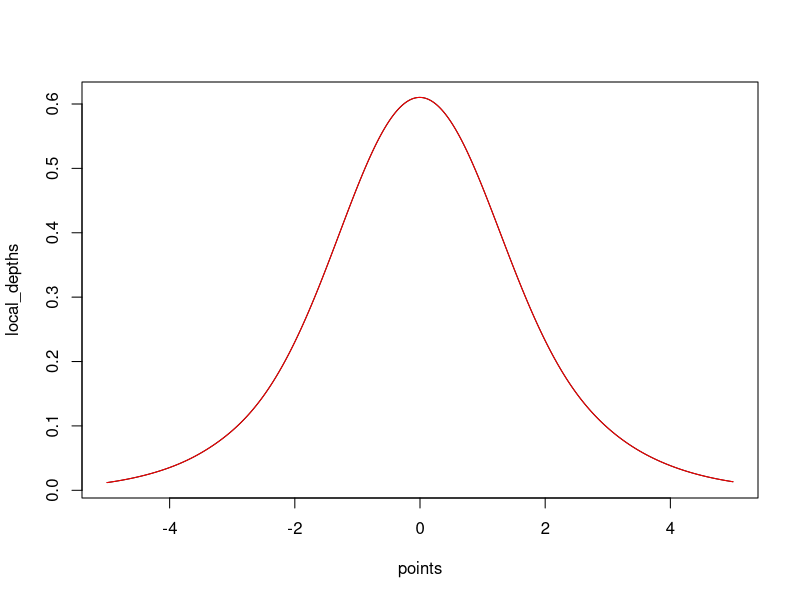

Reproduce this figure in R. (Note: this script raises an error after producing the figure.)

cdf_fun <- function(x){
  if(length(x) > 1){
    rowSums(sapply(1:length(alpha), function(i) alpha[i]*pnorm(x, mu[i], sd[i])))
  } else {
    sum(sapply(1:length(alpha), function(i) alpha[i]*pnorm(x, mu[i], sd[i])))
  }
}

density_fun <- function(x){
  rowSums(sapply(1:length(alpha), function(i) alpha[i]*dnorm(x, mu[i], sd[i])))
}

deriv_fun <- function(x){
  -1*(rowSums(sapply(1:length(alpha), function(i) alpha[i]*dnorm(x, mu[i], sd[i]))) -
    rowSums(sapply(1:length(alpha), 
                   function(i) alpha[i]*(x - mu[i])^2/(sd[i]^2)*dnorm(x, mu[i], sd[i]))))
}

deriv_fun_2 <- function(x){
  dnorm(x, mu[1], sd[1]) - dnorm(x, mu[2], sd[2])
}

deriv_fun_3 <- function(x){
  rowSums(sapply(1:length(alpha), 
                 function(i) alpha[i] * dnorm(x, mu[i], sd[i]) * (x - mu[i])/(sd[i]^2)))
}

data_fun <- function(nsamp){
  labels <- sample(1:length(alpha), nsamp, replace=T, prob = alpha)
  rnorm(nsamp, mu[labels], sd[labels])
}

weight_fun <- function(y, x, cdf){
  if(y > x){
    (cdf(2*y - x) - cdf((x+y)/2))/(cdf(2*y - x) - cdf(2*x - y))
  } else {
    (cdf((x+y)/2) - cdf(2*y - x))/(cdf(2*x - y) - cdf(2*y - x))
  }
}

local_depth_fun <- function(y){
  weights <- sapply(1:length(samp1[1:1000]), 
                    function(i) weight_fun(y, samp1[1:1000][i], cdf_fun))
  mean(weights)
}



set.seed(3)

mu <- c(0, 0)
alpha <- c(0.5, 0.5)
sd <- c(1, 1)


points <- seq(-5, 5, 0.02)
derivs <- deriv_fun(points)
derivs_3 <- deriv_fun_3(points)


nsamp = 20000
samp1 <- data_fun(nsamp)
samp2 <- data_fun(nsamp)
samp_points <- data_fun(nsamp)

depths_dens <- density_fun(points)
depths_samp_dens <- density_fun(samp_points)
r_y_dens <- sapply(depths_dens, function(y){mean(depths_samp_dens <= y)})


local_depths <- rep(NA, length(points))
for(i in 1:length(points)){
  local_depths[i] <- local_depth_fun(points[i])
  print(i)
}
lcd_smooth <- loess(local_depths ~ points, span = 0.05)
local_depths_samp <- predict(lcd_smooth, samp_points)
r_y_local <- sapply(local_depths, function(y){mean(local_depths_samp <= y)})



plot(points, local_depths, type="l")
points(points, predict(lcd_smooth), type="l", col="red")


depths_pvb <- rep(NA, length(points))
for(i in 1:length(points)){
  depths_pvb[i] <- depthLocal(as.matrix(points[i]), as.matrix(samp1[1:5000]),
                              beta = 0.5)
  print(i)
}
pvb_smooth <- loess(depths_pvb ~ points, span = 0.05)
depths_pvb_samp <- predict(pvb_smooth, samp_points)
r_y_pvb <- sapply(depths_pvb, function(y){mean(depths_pvb_samp <= y)})

plot(points, depths_pvb, type="l")
points(points, predict(pvb_smooth), type="l", col="red")

md <- mdepth.MhD(points, samp1)$dep
md_samp <- mdepth.MhD(samp_points, samp1)$dep
r_y_md <- sapply(md, function(y){mean(md_samp <= y)})


sum(depths_dens * r_y_dens)*0.02
sum(depths_dens * r_y_local)*0.02
sum(depths_dens * r_y_pvb)*0.02
sum(depths_dens * r_y_md)*0.02

sum(-1*derivs * r_y_local)*0.02 # 0.318
sum(-1*derivs * r_y_dens)*0.02 # 0.318
sum(-1*derivs * r_y_pvb)*0.02 # 0.318
sum(-1*derivs * r_y_md)*0.02 # 0.318

sum(-1*derivs_3 * r_y_local)*0.02 # 0
sum(-1*derivs_3 * r_y_dens)*0.02 # 0
sum(-1*derivs_3 * r_y_pvb)*0.02 # 0
sum(-1*derivs_3 * r_y_md)*0.02 # 0



p1_1 <- data.frame(x = points, y = depths_dens) %>%
  ggplot(aes(x = x, y = y)) +
  geom_line(lwd=1) +
  theme_classic() +
  labs(x = "y", y = "Density", title = "Univariate Gaussian") +
  theme(text = element_text(size = 15))

p1_2 <- data.frame(x = points, y = local_depths) %>%
  ggplot(aes(x = x, y = y)) +
  #geom_line(lwd=1) +
  geom_smooth(se=F, span = 0.1, color="black", lwd=1) +
  theme_classic() +
  labs(x = "y", y = "D(y,F)", title = "Local community depth") +
  theme(text = element_text(size = 15))

p1_3 <- data.frame(x = points, y = md) %>%
  ggplot(aes(x = x, y = y)) +
  geom_line(lwd=1) +
  theme_classic() +
  labs(x = "y", y = "D(y,F)", title = "Mahalanobis depth") +
  theme(text = element_text(size = 15))

p1_4 <- data.frame(x = points, y = depths_pvb) %>%
  ggplot(aes(x = x, y = y)) +
  #geom_line(lwd=1) +
  geom_smooth(se=F, span = 0.12, color="black", lwd=1) +
  theme_classic() +
  labs(x = "y", y = "D(y,F)", title = "PVB local depth") +
  theme(text = element_text(size = 15))

p1_5 <- data.frame(x = points, y = r_y_dens) %>%
  ggplot(aes(x = x, y = y)) +
  geom_line(lwd=1) +
  theme_classic() +
  labs(x = "y", y = "R(y,F)", title = "Density as depth") +
  theme(text = element_text(size = 15))

p1_6 <- data.frame(x = points, y = r_y_local) %>%
  ggplot(aes(x = x, y = y)) +
  #geom_line(lwd=1) +
  geom_smooth(se=F, span = 0.05, color="black", lwd=1) +
  theme_classic() +
  labs(x = "y", y = "R(y,F)", title = "Local community depth") +
  theme(text = element_text(size = 15))

p1_7 <- data.frame(x = points, y = r_y_md) %>%
  ggplot(aes(x = x, y = y)) +
  geom_line(lwd=1) +
  theme_classic() +
  labs(x = "y", y = "R(y,F)", title = "Mahalanobis depth") +
  theme(text = element_text(size = 15))

p1_8 <- data.frame(x = points, y = r_y_pvb) %>%
  ggplot(aes(x = x, y = y)) +
  #geom_line(lwd=1) +
  geom_smooth(se=F, span = 0.07, color="black", lwd=1) +
  theme_classic() +
  labs(x = "y", y = "R(y,F)", title = "PVB local depth") +
  theme(text = element_text(size = 15))

p1_deriv <- data.frame(x = points, y = derivs) %>%
  ggplot(aes(x = x, y = y)) +
  geom_line(lwd=1) +
  theme_classic() +
  labs(x = "y", y = "Derivative", title = "Derivative wrt scale parameter, Scenario 1") +
  theme(text = element_text(size = 15))

#pdf("example_1_1.pdf", width=18, height=6)
#grid.arrange(p1, p2, p3, p4, p5, p6, p7, p8, ncol=4)
#dev.off()







### Scenario 2



mu <- c(0, 5)
alpha <- c(0.5, 0.5)
sd <- c(1, 1)


points <- seq(-5, 10, 0.02)
derivs <- deriv_fun(points)
derivs_2 <- deriv_fun_2(points)
derivs_3 <- deriv_fun_3(points)


nsamp = 20000
samp1 <- data_fun(nsamp)
samp2 <- data_fun(nsamp)
samp_points <- data_fun(nsamp)

depths_dens <- density_fun(points)
depths_samp_dens <- density_fun(samp_points)
r_y_dens <- sapply(depths_dens, function(y){mean(depths_samp_dens <= y)})


local_depths <- rep(NA, length(points))
for(i in 1:length(points)){
  local_depths[i] <- local_depth_fun(points[i])
  print(i)
}
lcd_smooth <- loess(local_depths ~ points, span = 0.05)
local_depths_samp <- predict(lcd_smooth, samp_points)
r_y_local <- sapply(local_depths, function(y){mean(local_depths_samp <= y)})



plot(points, local_depths, type="l")
points(points, predict(lcd_smooth), type="l", col="red")


depths_pvb <- rep(NA, length(points))
for(i in 1:length(points)){
  depths_pvb[i] <- depthLocal(as.matrix(points[i]), as.matrix(samp1[1:5000]),
                              beta = 0.5)
  print(i)
}
pvb_smooth <- loess(depths_pvb ~ points, span = 0.01)
depths_pvb_samp <- predict(pvb_smooth, samp_points)
r_y_pvb <- sapply(depths_pvb, function(y){mean(depths_pvb_samp <= y)})

plot(points, depths_pvb, type="l")
points(points, predict(pvb_smooth), type="l", col="red")

md <- mdepth.MhD(points, samp1)$dep
md_samp <- mdepth.MhD(samp_points, samp1)$dep
r_y_md <- sapply(md, function(y){mean(md_samp <= y)})


sum(depths_dens * r_y_dens)*0.02
sum(depths_dens * r_y_local)*0.02
sum(depths_dens * r_y_pvb)*0.02
sum(depths_dens * r_y_md)*0.02

sum(-1*derivs * r_y_local)*0.02 # 0.304
sum(-1*derivs * r_y_dens)*0.02 # 0.316
sum(-1*derivs * r_y_pvb)*0.02 # 0.248
sum(-1*derivs * r_y_md)*0.02 # 0

sum(-1*derivs_2 * r_y_local)*0.02 # 0
sum(-1*derivs_2 * r_y_dens)*0.02 # 0
sum(-1*derivs_2 * r_y_pvb)*0.02 # 0
sum(-1*derivs_2 * r_y_md)*0.02 # 0

sum(-1*derivs_3 * r_y_local)*0.02 # 0
sum(-1*derivs_3 * r_y_dens)*0.02 # 0
sum(-1*derivs_3 * r_y_pvb)*0.02 # 0
sum(-1*derivs_3 * r_y_md)*0.02 # 0



p2_1 <- data.frame(x = points, y = depths_dens) %>%
  ggplot(aes(x = x, y = y)) +
  geom_line(lwd=1) +
  theme_classic() +
  labs(x = "y", y = "Density", title = "Gaussian mixture") +
  theme(text = element_text(size = 15))

p2_2 <- data.frame(x = points, y = local_depths) %>%
  ggplot(aes(x = x, y = y)) +
  #geom_line(lwd=1) +
  geom_smooth(se=F, span = 0.1, color="black", lwd=1) +
  theme_classic() +
  labs(x = "y", y = "D(y,F)", title = "Local community depth") +
  theme(text = element_text(size = 15))

p2_3 <- data.frame(x = points, y = md) %>%
  ggplot(aes(x = x, y = y)) +
  geom_line(lwd=1) +
  theme_classic() +
  labs(x = "y", y = "D(y,F)", title = "Mahalanobis depth") +
  theme(text = element_text(size = 15))

p2_4 <- data.frame(x = points, y = predict(pvb_smooth)) %>%
  ggplot(aes(x = x, y = y)) +
  geom_line(lwd=1) +
  #geom_smooth(se=F, span = 0.01, color="black", lwd=1) +
  theme_classic() +
  labs(x = "y", y = "D(y,F)", title = "PVB local depth") +
  theme(text = element_text(size = 15))

p2_5 <- data.frame(x = points, y = r_y_dens) %>%
  ggplot(aes(x = x, y = y)) +
  geom_line(lwd=1) +
  theme_classic() +
  labs(x = "y", y = "R(y,F)", title = "Density as depth") +
  theme(text = element_text(size = 15))

p2_6 <- data.frame(x = points, y = r_y_local) %>%
  ggplot(aes(x = x, y = y)) +
  #geom_line(lwd=1) +
  geom_smooth(se=F, span = 0.05, color="black", lwd=1) +
  theme_classic() +
  labs(x = "y", y = "R(y,F)", title = "Local community depth") +
  theme(text = element_text(size = 15))

p2_7 <- data.frame(x = points, y = r_y_md) %>%
  ggplot(aes(x = x, y = y)) +
  geom_line(lwd=1) +
  theme_classic() +
  labs(x = "y", y = "R(y,F)", title = "Mahalanobis depth") +
  theme(text = element_text(size = 15))

p2_8 <- data.frame(x = points, y = r_y_pvb) %>%
  ggplot(aes(x = x, y = y)) +
  #geom_line(lwd=1) +
  geom_smooth(se=F, span = 0.05, color="black", lwd=1) +
  theme_classic() +
  labs(x = "y", y = "R(y,F)", title = "PVB local depth") +
  theme(text = element_text(size = 15))

p2_deriv <- data.frame(x = points, y = derivs) %>%
  ggplot(aes(x = x, y = y)) +
  geom_line(lwd=1) +
  theme_classic() +
  labs(x = "y", y = "Derivative", title = "Derivative wrt scale parameter, Scenario 2") +
  theme(text = element_text(size = 15))



depths_pvb <- rep(NA, length(points))
for(i in 1:length(points)){
  depths_pvb[i] <- depthLocal(as.matrix(points[i]), as.matrix(samp1[1:10000]),
                              beta = 0.1)
  print(i)
}
pvb_smooth <- loess(depths_pvb ~ points, span = 0.05)
depths_pvb_samp <- predict(pvb_smooth, samp_points)
r_y_pvb <- sapply(depths_pvb, function(y){mean(depths_pvb_samp <= y)})
plot(points, depths_pvb, type="l")
points(points, predict(pvb_smooth), type="l", col="red")

sum(-1*derivs * r_y_pvb)*0.02 # 0.296








# Scenario 3


mu <- c(0, 5)
alpha <- c(0.5, 0.5)
sd <- c(1, 0.25)


points <- seq(-5, 10, 0.02)
derivs <- deriv_fun(points)
derivs_2 <- deriv_fun_2(points)
derivs_3 <- deriv_fun_3(points)


nsamp = 20000
samp1 <- data_fun(nsamp)
samp2 <- data_fun(nsamp)
samp_points <- data_fun(nsamp)

depths_dens <- density_fun(points)
depths_samp_dens <- density_fun(samp_points)
r_y_dens <- sapply(depths_dens, function(y){mean(depths_samp_dens <= y)})


local_depths <- rep(NA, length(points))
for(i in 1:length(points)){
  local_depths[i] <- local_depth_fun(points[i])
  print(i)
}
lcd_smooth <- loess(local_depths ~ points, span = 0.05)
local_depths_samp <- predict(lcd_smooth, samp_points)
r_y_local <- sapply(local_depths, function(y){mean(local_depths_samp <= y)})



plot(points, local_depths, type="l")
points(points, predict(lcd_smooth), type="l", col="red")


depths_pvb <- rep(NA, length(points))
for(i in 1:length(points)){
  depths_pvb[i] <- depthLocal(as.matrix(points[i]), as.matrix(samp1[1:5000]),
                              beta = 0.5)
  print(i)
}
pvb_smooth <- loess(depths_pvb ~ points, span = 0.01)
depths_pvb_samp <- predict(pvb_smooth, samp_points)
r_y_pvb <- sapply(depths_pvb, function(y){mean(depths_pvb_samp <= y)})

plot(points, depths_pvb, type="l")
points(points, predict(pvb_smooth), type="l", col="red")

md <- mdepth.MhD(points, samp1)$dep
md_samp <- mdepth.MhD(samp_points, samp1)$dep
r_y_md <- sapply(md, function(y){mean(md_samp <= y)})


sum(depths_dens * r_y_dens)*0.02
sum(depths_dens * r_y_local)*0.02
sum(depths_dens * r_y_pvb)*0.02
sum(depths_dens * r_y_md)*0.02

sum(-1*derivs * r_y_local)*0.02 # 0.323
sum(-1*derivs * r_y_dens)*0.02 # 0.232
sum(-1*derivs * r_y_pvb)*0.02 # 0.309
sum(-1*derivs * r_y_md)*0.02 # 0


sum(-1*derivs_2 * r_y_local)*0.02 # 0.06
sum(-1*derivs_2 * r_y_dens)*0.02 # 0.436
sum(-1*derivs_2 * r_y_pvb)*0.02 # 0
sum(-1*derivs_2 * r_y_md)*0.02 # 0

sum(-1*derivs_3 * r_y_local)*0.02 # 0
sum(-1*derivs_3 * r_y_dens)*0.02 # 0
sum(-1*derivs_3 * r_y_pvb)*0.02 # 0
sum(-1*derivs_3 * r_y_md)*0.02 # 0.21



p3_1 <- data.frame(x = points, y = depths_dens) %>%
  ggplot(aes(x = x, y = y)) +
  geom_line(lwd=1) +
  theme_classic() +
  labs(x = "y", y = "Density", title = "Gaussian mixture") +
  theme(text = element_text(size = 15))

p3_2 <- data.frame(x = points, y = local_depths) %>%
  ggplot(aes(x = x, y = y)) +
  geom_line(lwd=1) +
  #geom_smooth(se=F, span = 0.1, color="black", lwd=1) +
  theme_classic() +
  labs(x = "y", y = "D(y,F)", title = "Local community depth") +
  theme(text = element_text(size = 15))

p3_3 <- data.frame(x = points, y = md) %>%
  ggplot(aes(x = x, y = y)) +
  geom_line(lwd=1) +
  theme_classic() +
  labs(x = "y", y = "D(y,F)", title = "Mahalanobis depth") +
  theme(text = element_text(size = 15))

p3_4 <- data.frame(x = points, y = depths_pvb) %>%
  ggplot(aes(x = x, y = y)) +
  geom_line(lwd=1) +
  #geom_smooth(se=F, span = 0.12, color="black", lwd=1) +
  theme_classic() +
  labs(x = "y", y = "D(y,F)", title = "PVB local depth") +
  theme(text = element_text(size = 15))

p3_5 <- data.frame(x = points, y = r_y_dens) %>%
  ggplot(aes(x = x, y = y)) +
  geom_line(lwd=1) +
  theme_classic() +
  labs(x = "y", y = "R(y,F)", title = "Density as depth") +
  theme(text = element_text(size = 15))

p3_6 <- data.frame(x = points, y = r_y_local) %>%
  ggplot(aes(x = x, y = y)) +
  geom_line(lwd=1) +
  #geom_smooth(se=F, span = 0.05, color="black", lwd=1) +
  theme_classic() +
  labs(x = "y", y = "R(y,F)", title = "Local community depth") +
  theme(text = element_text(size = 15))

p3_7 <- data.frame(x = points, y = r_y_md) %>%
  ggplot(aes(x = x, y = y)) +
  geom_line(lwd=1) +
  theme_classic() +
  labs(x = "y", y = "R(y,F)", title = "Mahalanobis depth") +
  theme(text = element_text(size = 15))

p3_8 <- data.frame(x = points, y = r_y_pvb) %>%
  ggplot(aes(x = x, y = y)) +
  geom_line(lwd=1) +
  #geom_smooth(se=F, span = 0.07, color="black", lwd=1) +
  theme_classic() +
  labs(x = "y", y = "R(y,F)", title = "PVB local depth") +
  theme(text = element_text(size = 15))

p3_deriv <- data.frame(x = points, y = derivs) %>%
  ggplot(aes(x = x, y = y)) +
  geom_line(lwd=1) +
  theme_classic() +
  labs(x = "y", y = "Derivative", title = "Derivative wrt scale parameter") +
  theme(text = element_text(size = 15))


grid.arrange(p3_1, p3_2, p3_3, p3_4, p3_5, p3_6, p3_7, p3_8, ncol=4)

library(patchwork)
pdf(file = "example_1_expanded.pdf", width=22, height = 28)
((p1_1 + labs(tag = "(a)")) | p1_2 | p1_3 | p1_4)/
  (p1_5 | p1_6 | p1_7 | p1_8)/
  ((p2_1 + labs(tag = "(b)")) | p2_2 | p2_3 | p2_4)/
  (p2_5 | p2_6 | p2_7 | p2_8)/
  ((p3_1 + labs(tag = "(c)")) | p3_2 | p3_3 | p3_4)/
  (p3_5 | p3_6 | p3_7 | p3_8) /
  ((p1_deriv + labs(tag = "(d)")) | p2_deriv | (p3_deriv + 
                                                  labs(title = "Derivative wrt scale parameter, Scenario 3")))
dev.off()





# Scenario 4


mu <- c(0, 5)
alpha <- c(0.25, 0.75)
sd <- c(1, 1)


points <- seq(-5, 10, 0.02)
derivs <- deriv_fun(points)
derivs_2 <- deriv_fun_2(points)
derivs_3 <- deriv_fun_3(points)


nsamp = 20000
samp1 <- data_fun(nsamp)
samp2 <- data_fun(nsamp)
samp_points <- data_fun(nsamp)

depths_dens <- density_fun(points)
depths_samp_dens <- density_fun(samp_points)
r_y_dens <- sapply(depths_dens, function(y){mean(depths_samp_dens <= y)})


local_depths <- rep(NA, length(points))
for(i in 1:length(points)){
  local_depths[i] <- local_depth_fun(points[i])
  print(i)
}
lcd_smooth <- loess(local_depths ~ points, span = 0.05)
local_depths_samp <- predict(lcd_smooth, samp_points)
r_y_local <- sapply(local_depths, function(y){mean(local_depths_samp <= y)})



plot(points, local_depths, type="l")
points(points, predict(lcd_smooth), type="l", col="red")


depths_pvb <- rep(NA, length(points))
for(i in 1:length(points)){
  depths_pvb[i] <- depthLocal(as.matrix(points[i]), as.matrix(samp1[1:5000]),
                              beta = 0.5)
  print(i)
}
pvb_smooth <- loess(depths_pvb ~ points, span = 0.01)
depths_pvb_samp <- predict(pvb_smooth, samp_points)
r_y_pvb <- sapply(depths_pvb, function(y){mean(depths_pvb_samp <= y)})

plot(points, depths_pvb, type="l")
points(points, predict(pvb_smooth), type="l", col="red")

md <- mdepth.MhD(points, samp1)$dep
md_samp <- mdepth.MhD(samp_points, samp1)$dep
r_y_md <- sapply(md, function(y){mean(md_samp <= y)})


sum(depths_dens * r_y_dens)*0.02
sum(depths_dens * r_y_local)*0.02
sum(depths_dens * r_y_pvb)*0.02
sum(depths_dens * r_y_md)*0.02

sum(-1*derivs * r_y_local)*0.02 # 0.208
sum(-1*derivs * r_y_dens)*0.02 # 0.266
sum(-1*derivs * r_y_pvb)*0.02 # 0.278
sum(-1*derivs * r_y_md)*0.02 # 0.038

sum(-1*derivs_2 * r_y_local)*0.02 # 0.480
sum(-1*derivs_2 * r_y_dens)*0.02 # 0.409
sum(-1*derivs_2 * r_y_pvb)*0.02 # 0.190
sum(-1*derivs_2 * r_y_md)*0.02 # 0.461


sum(-1*derivs_3 * r_y_local)*0.02 # 0
sum(-1*derivs_3 * r_y_dens)*0.02 # 0
sum(-1*derivs_3 * r_y_pvb)*0.02 # 0
sum(-1*derivs_3 * r_y_md)*0.02 # 0.128





# Scenario 5


mu <- c(0, 5)
alpha <- c(0.25, 0.75)
sd <- c(1, 0.25)


points <- seq(-5, 10, 0.02)
derivs <- deriv_fun(points)
derivs_2 <- deriv_fun_2(points)
derivs_3 <- deriv_fun_3(points)


nsamp = 20000
samp1 <- data_fun(nsamp)
samp2 <- data_fun(nsamp)
samp_points <- data_fun(nsamp)

depths_dens <- density_fun(points)
depths_samp_dens <- density_fun(samp_points)
r_y_dens <- sapply(depths_dens, function(y){mean(depths_samp_dens <= y)})


local_depths <- rep(NA, length(points))
for(i in 1:length(points)){
  local_depths[i] <- local_depth_fun(points[i])
  print(i)
}
lcd_smooth <- loess(local_depths ~ points, span = 0.05)
local_depths_samp <- predict(lcd_smooth, samp_points)
r_y_local <- sapply(local_depths, function(y){mean(local_depths_samp <= y)})



plot(points, local_depths, type="l")
points(points, predict(lcd_smooth), type="l", col="red")


depths_pvb <- rep(NA, length(points))
for(i in 1:length(points)){
  depths_pvb[i] <- depthLocal(as.matrix(points[i]), as.matrix(samp1[1:5000]),
                              beta = 0.5)
  print(i)
}
pvb_smooth <- loess(depths_pvb ~ points, span = 0.01)
depths_pvb_samp <- predict(pvb_smooth, samp_points)
r_y_pvb <- sapply(depths_pvb, function(y){mean(depths_pvb_samp <= y)})

plot(points, depths_pvb, type="l")
points(points, predict(pvb_smooth), type="l", col="red")

md <- mdepth.MhD(points, samp1)$dep
md_samp <- mdepth.MhD(samp_points, samp1)$dep
r_y_md <- sapply(md, function(y){mean(md_samp <= y)})


sum(depths_dens * r_y_dens)*0.02
sum(depths_dens * r_y_local)*0.02
sum(depths_dens * r_y_pvb)*0.02
sum(depths_dens * r_y_md)*0.02

sum(-1*derivs * r_y_local)*0.02 # 0.228
sum(-1*derivs * r_y_dens)*0.02 # 0.221
sum(-1*derivs * r_y_pvb)*0.02 # 0.186
sum(-1*derivs * r_y_md)*0.02 # 0

sum(-1*derivs_2 * r_y_local)*0.02 # 0.49
sum(-1*derivs_2 * r_y_dens)*0.02 # 0.48
sum(-1*derivs_2 * r_y_pvb)*0.02 # 0.497
sum(-1*derivs_2 * r_y_md)*0.02 # 0.49


sum(-1*derivs_3 * r_y_local)*0.02 # 0
sum(-1*derivs_3 * r_y_dens)*0.02 # 0
sum(-1*derivs_3 * r_y_pvb)*0.02 # 0
sum(-1*derivs_3 * r_y_md)*0.02 # 0.614





# Scenario 6


mu <- c(0, 5)
alpha <- c(0.25, 0.75)
sd <- c(0.25, 1)


points <- seq(-5, 10, 0.02)
derivs <- deriv_fun(points)
derivs_2 <- deriv_fun_2(points)
derivs_3 <- deriv_fun_3(points)


nsamp = 20000
samp1 <- data_fun(nsamp)
samp2 <- data_fun(nsamp)
samp_points <- data_fun(nsamp)

depths_dens <- density_fun(points)
depths_samp_dens <- density_fun(samp_points)
r_y_dens <- sapply(depths_dens, function(y){mean(depths_samp_dens <= y)})


local_depths <- rep(NA, length(points))
for(i in 1:length(points)){
  local_depths[i] <- local_depth_fun(points[i])
  print(i)
}
lcd_smooth <- loess(local_depths ~ points, span = 0.05)
local_depths_samp <- predict(lcd_smooth, samp_points)
r_y_local <- sapply(local_depths, function(y){mean(local_depths_samp <= y)})



plot(points, local_depths, type="l")
points(points, predict(lcd_smooth), type="l", col="red")


depths_pvb <- rep(NA, length(points))
for(i in 1:length(points)){
  depths_pvb[i] <- depthLocal(as.matrix(points[i]), as.matrix(samp1[1:5000]),
                              beta = 0.5)
  print(i)
}
pvb_smooth <- loess(depths_pvb ~ points, span = 0.01)
depths_pvb_samp <- predict(pvb_smooth, samp_points)
r_y_pvb <- sapply(depths_pvb, function(y){mean(depths_pvb_samp <= y)})

plot(points, depths_pvb, type="l")
points(points, predict(pvb_smooth), type="l", col="red")

md <- mdepth.MhD(points, samp1)$dep
md_samp <- mdepth.MhD(samp_points, samp1)$dep
r_y_md <- sapply(md, function(y){mean(md_samp <= y)})


sum(depths_dens * r_y_dens)*0.02
sum(depths_dens * r_y_local)*0.02
sum(depths_dens * r_y_pvb)*0.02
sum(depths_dens * r_y_md)*0.02

sum(-1*derivs * r_y_local)*0.02 # 0.224
sum(-1*derivs * r_y_dens)*0.02 # 0.308
sum(-1*derivs * r_y_pvb)*0.02 # 0.253
sum(-1*derivs * r_y_md)*0.02 # 0

sum(-1*derivs_2 * r_y_local)*0.02 # 0.471
sum(-1*derivs_2 * r_y_dens)*0.02 # 0.22
sum(-1*derivs_2 * r_y_pvb)*0.02 # 0.149
sum(-1*derivs_2 * r_y_md)*0.02 # 0.495


sum(-1*derivs_3 * r_y_local)*0.02 # 0
sum(-1*derivs_3 * r_y_dens)*0.02 # 0
sum(-1*derivs_3 * r_y_pvb)*0.02 # 0
sum(-1*derivs_3 * r_y_md)*0.02 # 0.075






